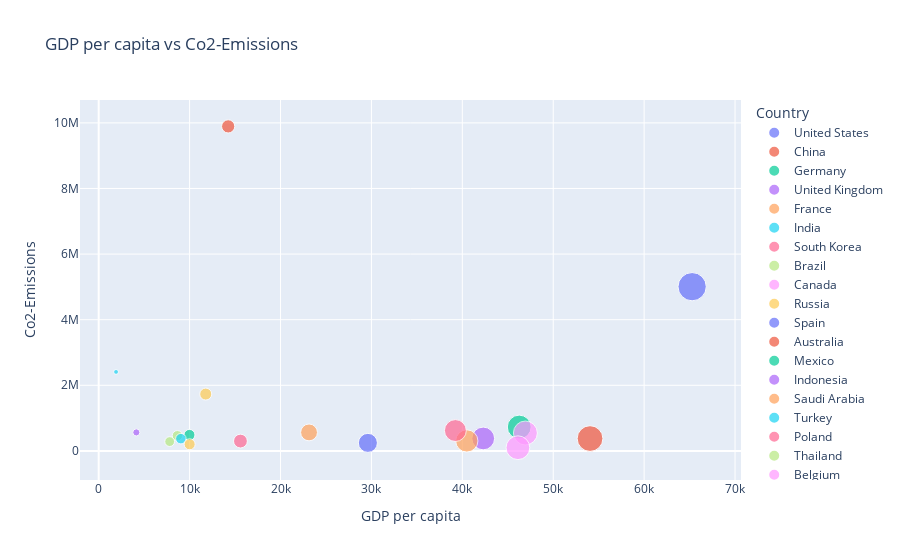

Here is the notebook cell this chart was saved with:
### Code cell
fig=px.scatter(country_by_gdp,x="GDP per capita", y="Co2-Emissions",
               size="GDP per capita",
               color="Country",title='GDP per capita vs Co2-Emissions')
fig.update_layout(legend=dict(itemclick='toggleothers'))
fig.show()

### Figure 1 — Plotly figure (JSON) as saved in the notebook; plotly's stock layout.template omitted (floating-point values rounded to 4 significant figures)
{"data": [{"hovertemplate": "Country=United States<br>GDP per capita=%{marker.size}<br>Co2-Emissions=%{y}<extra></extra>", "legendgroup": "United States", "marker": {"color": "#636efa", "size": [65280.0], "sizemode": "area", "sizeref": 163.2, "symbol": "circle"}, "mode": "markers", "name": "United States", "orientation": "v", "showlegend": true, "type": "scatter", "x": [65280.0], "xaxis": "x", "y": [5006302], "yaxis": "y"}, {"hovertemplate": "Country=China<br>GDP per capita=%{marker.size}<br>Co2-Emissions=%{y}<extra></extra>", "legendgroup": "China", "marker": {"color": "#EF553B", "size": [14240.0], "sizemode": "area", "sizeref": 163.2, "symbol": "circle"}, "mode": "markers", "name": "China", "orientation": "v", "showlegend": true, "type": "scatter", "x": [14240.0], "xaxis": "x", "y": [9893038], "yaxis": "y"}, {"hovertemplate": "Country=Germany<br>GDP per capita=%{marker.size}<br>Co2-Emissions=%{y}<extra></extra>", "legendgroup": "Germany", "marker": {"color": "#00cc96", "size": [46260.0], "sizemode": "area", "sizeref": 163.2, "symbol": "circle"}, "mode": "markers", "name": "Germany", "orientation": "v", "showlegend": true, "type": "scatter", "x": [46260.0], "xaxis": "x", "y": [727973], "yaxis": "y"}, {"hovertemplate": "Country=United Kingdom<br>GDP per capita=%{marker.size}<br>Co2-Emissions=%{y}<extra></extra>", "legendgroup": "United Kingdom", "marker": {"color": "#ab63fa", "size": [42300.0], "sizemode": "area", "sizeref": 163.2, "symbol": "circle"}, "mode": "markers", "name": "United Kingdom", "orientation": "v", "showlegend": true, "type": "scatter", "x": [42300.0], "xaxis": "x", "y": [379025], "yaxis": "y"}, {"hovertemplate": "Country=France<br>GDP per capita=%{marker.size}<br>Co2-Emissions=%{y}<extra></extra>", "legendgroup": "France", "marker": {"color": "#FFA15A", "size": [40490.0], "sizemode": "area", "sizeref": 163.2, "symbol": "circle"}, "mode": "markers", "name": "France", "orientation": "v", "showlegend": true, "type": "scatter", "x": [40490.0], "xaxis": "x", "y": [303276], "yaxis": "y"}, {"hovertemplate": "Country=India<br>GDP per capita=%{marker.size}<br>Co2-Emissions=%{y}<extra></extra>", "legendgroup": "India", "marker": {"color": "#19d3f3", "size": [1911.0], "sizemode": "area", "sizeref": 163.2, "symbol": "circle"}, "mode": "markers", "name": "India", "orientation": "v", "showlegend": true, "type": "scatter", "x": [1911.0], "xaxis": "x", "y": [2407672], "yaxis": "y"}, {"hovertemplate": "Country=South Korea<br>GDP per capita=%{marker.size}<br>Co2-Emissions=%{y}<extra></extra>", "legendgroup": "South Korea", "marker": {"color": "#FF6692", "size": [39240.0], "sizemode": "area", "sizeref": 163.2, "symbol": "circle"}, "mode": "markers", "name": "South Korea", "orientation": "v", "showlegend": true, "type": "scatter", "x": [39240.0], "xaxis": "x", "y": [620302], "yaxis": "y"}, {"hovertemplate": "Country=Brazil<br>GDP per capita=%{marker.size}<br>Co2-Emissions=%{y}<extra></extra>", "legendgroup": "Brazil", "marker": {"color": "#B6E880", "size": [8655.0], "sizemode": "area", "sizeref": 163.2, "symbol": "circle"}, "mode": "markers", "name": "Brazil", "orientation": "v", "showlegend": true, "type": "scatter", "x": [8655.0], "xaxis": "x", "y": [462299], "yaxis": "y"}, {"hovertemplate": "Country=Canada<br>GDP per capita=%{marker.size}<br>Co2-Emissions=%{y}<extra></extra>", "legendgroup": "Canada", "marker": {"color": "#FF97FF", "size": [46940.0], "sizemode": "area", "sizeref": 163.2, "symbol": "circle"}, "mode": "markers", "name": "Canada", "orientation": "v", "showlegend": true, "type": "scatter", "x": [46940.0], "xaxis": "x", "y": [544894], "yaxis": "y"}, {"hovertemplate": "Country=Russia<br>GDP per capita=%{marker.size}<br>Co2-Emissions=%{y}<extra></extra>", "legendgroup": "Russia", "marker": {"color": "#FECB52", "size": [11770.0], "sizemode": "area", "sizeref": 163.2, "symbol": "circle"}, "mode": "markers", "name": "Russia", "orientation": "v", "showlegend": true, "type": "scatter", "x": [11770.0], "xaxis": "x", "y": [1732027], "yaxis": "y"}, {"hovertemplate": "Country=Spain<br>GDP per capita=%{marker.size}<br>Co2-Emissions=%{y}<extra></extra>", "legendgroup": "Spain", "marker": {"color": "#636efa", "size": [29610.0], "sizemode": "area", "sizeref": 163.2, "symbol": "circle"}, "mode": "markers", "name": "Spain", "orientation": "v", "showlegend": true, "type": "scatter", "x": [29610.0], "xaxis": "x", "y": [244002], "yaxis": "y"}, {"hovertemplate": "Country=Australia<br>GDP per capita=%{marker.size}<br>Co2-Emissions=%{y}<extra></extra>", "legendgroup": "Australia", "marker": {"color": "#EF553B", "size": [54050.0], "sizemode": "area", "sizeref": 163.2, "symbol": "circle"}, "mode": "markers", "name": "Australia", "orientation": "v", "showlegend": true, "type": "scatter", "x": [54050.0], "xaxis": "x", "y": [375908], "yaxis": "y"}, {"hovertemplate": "Country=Mexico<br>GDP per capita=%{marker.size}<br>Co2-Emissions=%{y}<extra></extra>", "legendgroup": "Mexico", "marker": {"color": "#00cc96", "size": [9985.0], "sizemode": "area", "sizeref": 163.2, "symbol": "circle"}, "mode": "markers", "name": "Mexico", "orientation": "v", "showlegend": true, "type": "scatter", "x": [9985.0], "xaxis": "x", "y": [486406], "yaxis": "y"}, {"hovertemplate": "Country=Indonesia<br>GDP per capita=%{marker.size}<br>Co2-Emissions=%{y}<extra></extra>", "legendgroup": "Indonesia", "marker": {"color": "#ab63fa", "size": [4142.0], "sizemode": "area", "sizeref": 163.2, "symbol": "circle"}, "mode": "markers", "name": "Indonesia", "orientation": "v", "showlegend": true, "type": "scatter", "x": [4142.0], "xaxis": "x", "y": [563325], "yaxis": "y"}, {"hovertemplate": "Country=Saudi Arabia<br>GDP per capita=%{marker.size}<br>Co2-Emissions=%{y}<extra></extra>", "legendgroup": "Saudi Arabia", "marker": {"color": "#FFA15A", "size": [23140.0], "sizemode": "area", "sizeref": 163.2, "symbol": "circle"}, "mode": "markers", "name": "Saudi Arabia", "orientation": "v", "showlegend": true, "type": "scatter", "x": [23140.0], "xaxis": "x", "y": [563449], "yaxis": "y"}, {"hovertemplate": "Country=Turkey<br>GDP per capita=%{marker.size}<br>Co2-Emissions=%{y}<extra></extra>", "legendgroup": "Turkey", "marker": {"color": "#19d3f3", "size": [9042.0], "sizemode": "area", "sizeref": 163.2, "symbol": "circle"}, "mode": "markers", "name": "Turkey", "orientation": "v", "showlegend": true, "type": "scatter", "x": [9042.0], "xaxis": "x", "y": [372725], "yaxis": "y"}, {"hovertemplate": "Country=Poland<br>GDP per capita=%{marker.size}<br>Co2-Emissions=%{y}<extra></extra>", "legendgroup": "Poland", "marker": {"color": "#FF6692", "size": [15600.0], "sizemode": "area", "sizeref": 163.2, "symbol": "circle"}, "mode": "markers", "name": "Poland", "orientation": "v", "showlegend": true, "type": "scatter", "x": [15600.0], "xaxis": "x", "y": [299037], "yaxis": "y"}, {"hovertemplate": "Country=Thailand<br>GDP per capita=%{marker.size}<br>Co2-Emissions=%{y}<extra></extra>", "legendgroup": "Thailand", "marker": {"color": "#B6E880", "size": [7808.0], "sizemode": "area", "sizeref": 163.2, "symbol": "circle"}, "mode": "markers", "name": "Thailand", "orientation": "v", "showlegend": true, "type": "scatter", "x": [7808.0], "xaxis": "x", "y": [283763], "yaxis": "y"}, {"hovertemplate": "Country=Belgium<br>GDP per capita=%{marker.size}<br>Co2-Emissions=%{y}<extra></extra>", "legendgroup": "Belgium", "marker": {"color": "#FF97FF", "size": [46120.0], "sizemode": "area", "sizeref": 163.2, "symbol": "circle"}, "mode": "markers", "name": "Belgium", "orientation": "v", "showlegend": true, "type": "scatter", "x": [46120.0], "xaxis": "x", "y": [96889], "yaxis": "y"}, {"hovertemplate": "Country=Argentina<br>GDP per capita=%{marker.size}<br>Co2-Emissions=%{y}<extra></extra>", "legendgroup": "Argentina", "marker": {"color": "#FECB52", "size": [10010.0], "sizemode": "area", "sizeref": 163.2, "symbol": "circle"}, "mode": "markers", "name": "Argentina", "orientation": "v", "showlegend": true, "type": "scatter", "x": [10010.0], "xaxis": "x", "y": [201348], "yaxis": "y"}], "layout": {"legend": {"itemclick": "toggleothers", "itemsizing": "constant", "title": {"text": "Country"}, "tracegroupgap": 0}, "title": {"text": "GDP per capita vs Co2-Emissions"}, "xaxis": {"anchor": "y", "domain": [0, 1], "title": {"text": "GDP per capita"}}, "yaxis": {"anchor": "x", "domain": [0, 1], "title": {"text": "Co2-Emissions"}}}}
